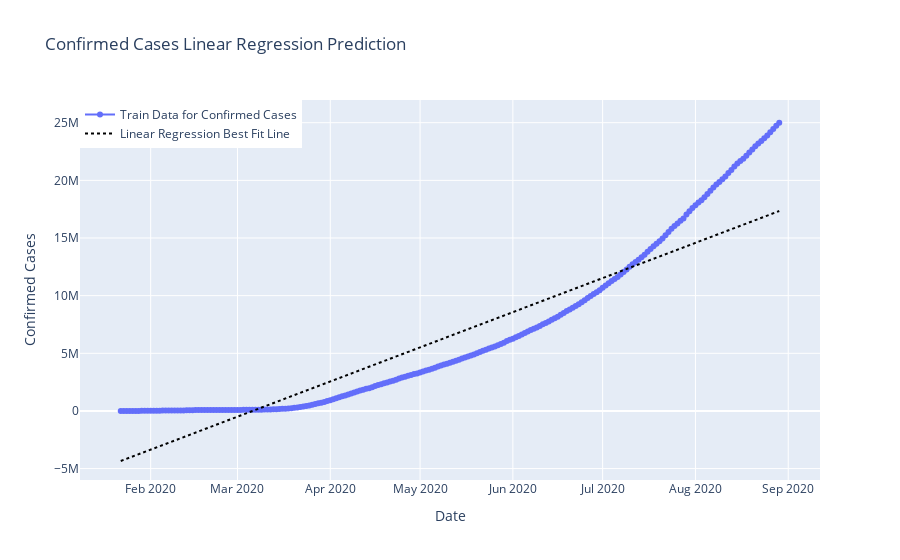

Source (notebook cell):
### Code cell
#Visualisation
plt.figure(figsize=(11,6))
prediction_linreg=lin_reg.predict(np.array(datewise["Days Since"]).reshape(-1,1))
linreg_output=[]
for i in range(prediction_linreg.shape[0]):
    linreg_output.append(prediction_linreg[i][0])

fig=go.Figure()
fig.add_trace(go.Scatter(x=datewise.index, y=datewise["Confirmed"],
                    mode='lines+markers',name="Train Data for Confirmed Cases"))
fig.add_trace(go.Scatter(x=datewise.index, y=linreg_output,
                    mode='lines',name="Linear Regression Best Fit Line",
                    line=dict(color='black', dash='dot')))
fig.update_layout(title="Confirmed Cases Linear Regression Prediction",
                 xaxis_title="Date",yaxis_title="Confirmed Cases",legend=dict(x=0,y=1,traceorder="normal"))
fig.show()

### Figure 1 — Plotly figure (JSON) as saved in the notebook; plotly's stock layout.template omitted (floating-point values rounded to 4 significant figures; data arrays with more than 128 entries replaced by an {"elided": "..."} marker saying what was removed)
{"data": [{"mode": "lines+markers", "name": "Train Data for Confirmed Cases", "type": "scatter", "x": {"elided": "221 str values"}, "y": {"elided": "221 int values"}}, {"line": {"color": "black", "dash": "dot"}, "mode": "lines", "name": "Linear Regression Best Fit Line", "type": "scatter", "x": {"elided": "221 str values"}, "y": {"elided": "221 float values"}}], "layout": {"legend": {"traceorder": "normal", "x": 0, "y": 1}, "title": {"text": "Confirmed Cases Linear Regression Prediction"}, "xaxis": {"title": {"text": "Date"}}, "yaxis": {"title": {"text": "Confirmed Cases"}}}}
